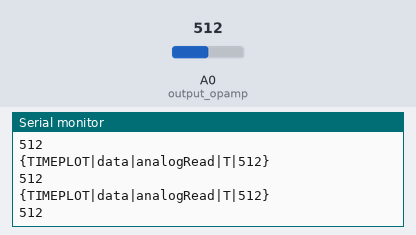
A sketch run on a simulated Arduino Uno, built with avr-gcc and run on an emulated ATmega328P. Parts: the last lines printed to the serial monitor. Inputs (shaded band) come from the test bench; at power-on: A0 (output_opamp) = 512.

Above: at 1.2 s.
1.3 s: A0 (output_opamp) set to 11
At 1.9 s:
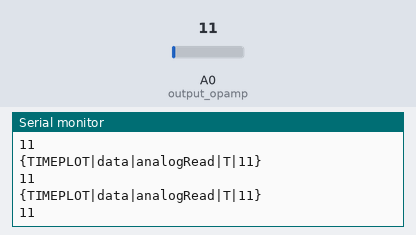
2.8 s: A0 (output_opamp) set to 8
At 3.4 s:
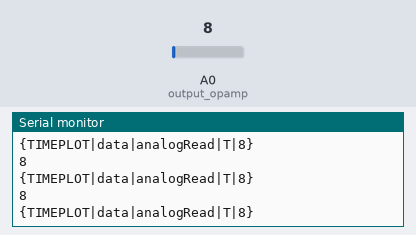
Timing chart, 0 to 5.8 s (numbered marks = the images above; inputs shaded):
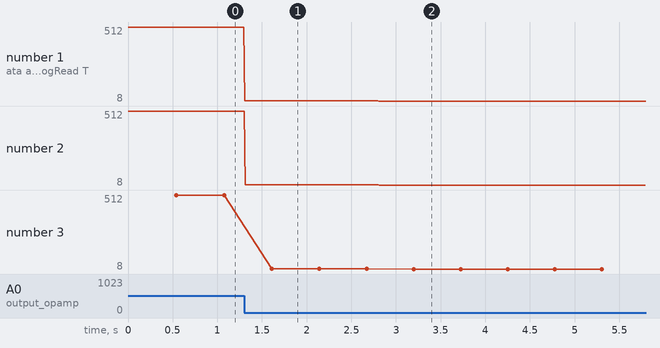

The sketch:

Differenzierer.ino
```cpp
/*  Auslesen der Geschwindigkeit eines Potentiometers mit einem Hochpass
    und einem Operationsverstaerker.
    Jonis Kiesbye, 15.11.13
    baunotizen.wordpress.com
*/

template<class T> inline Print &operator <<(Print &obj, T arg) { obj.print(arg); return obj; } //Kann ausgelassen werden, wenn du nicht Megunolink benutzt

int output_opamp = A0;
int reading = 0;
int minimum = 520;
int maximum = 490;
int index = 0;
int interval = 50;

void setup()
{
	Serial.begin(115200); //Wenn der Serialmonitor Muell ausliest, passe die Baudrate an.
}

void loop()
{
	reading = analogRead(output_opamp);

	Serial << "{TIMEPLOT|data|analogRead|T|" << reading << "}\n"; //Sollte ausgelassen werden, wenn du nicht Megunolink benutzt
	Serial.println(reading);

	if (reading > maximum ) maximum = reading;
	else if ( reading < minimum ) minimum = reading;
  if (index == interval) {
		Serial.print(minimum);
		Serial.print("  -  ");
		Serial.println(maximum);

		index = 0;
	}
	index++;
	delay(10); //Für hoehere Messrate, verkleinere das delay.

}
```

Measured:
- the behaviour switches between 10 and 9 on A0 (output_opamp) (found by bisection; images 1 and 2)
- after the input at 1.3 s, the serial monitor: prints a new line at once (image 1)
- after the input at 2.8 s, the serial monitor: prints a new line at once (image 2)
- plotted number 1: 512 → 11 after the input at 1.3 s, 11 → 8 after the input at 2.8 s
- plotted number 2: 512 → 11 after the input at 1.3 s, 11 → 8 after the input at 2.8 s
- plotted number 3: 512 → 11 after the input at 1.3 s, 11 → 8 after the input at 2.8 s
